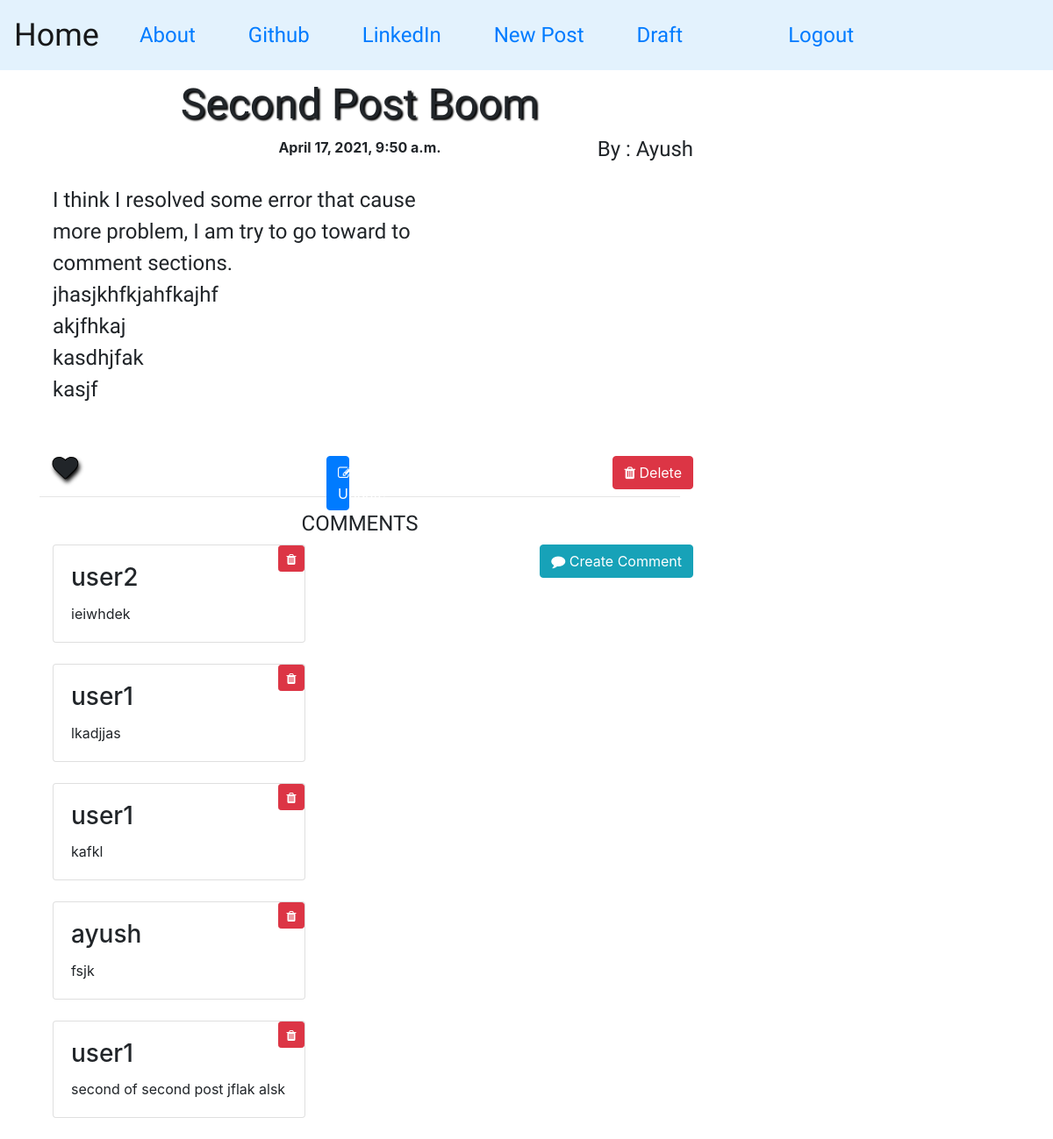
/detail/6/ (signed in), run on the app's committed database.
### blog/models.py (models this page shows, shortened)
class Post(models.Model):
    author = models.ForeignKey('auth.User', on_delete=models.CASCADE)
    title = models.TextField(max_length=128)
    text = models.TextField()
    create_date = models.DateTimeField(default=timezone.now)
    publish_date = models.DateTimeField(blank=True, null=True)
    likes = models.ManyToManyField('auth.User', related_name="post_likes")

class Comment(models.Model):
    post = models.ForeignKey(Post, related_name='comment_fk', on_delete=models.CASCADE)
    text = models.TextField()
    author = models.CharField(max_length=128)
    create_date = models.DateTimeField(default=timezone.now)
    class Meta:
        ordering = ["-create_date"]

### blog/views.py (the view)
# urls.py: path('detail/<pk>/', views.PostDetailView.as_view(), name='detail'),
class PostDetailView(LoginRequiredMixin,DetailView):  # post detail
    login_url = 'login'
    model = Post
    template_name = 'post/detail_post.html'
    context_object_name = 'post'

### blog/templates/blog/post/detail_post.html (shortened to what this page needs)
{% extends "base.html" %}
{% block content %}
  <div class="container" id="con1">
      <h1 class='posttitle loader'>{{post.title|title}}</h1>
      <h3 class='right_me myfont'>By : {{post.author|title}}</h3>
      {% if not post.publish_date %}
           <a href="{% url 'post_publish' test_pk=post.id %}"><input type="button" class="btn btn-warning" name="Publish" value="Publish"> </a>
      {% else %}
         <div class="date postdate">
            {{ post.publish_date }}
         </div>
      {% endif %}
      <pre class='para_text myfont'>{{post.text|safe|linebreaksbr}}</pre>
      <br><br>
      <i class="fa fa-heart like-btn" aria-hidden:'true' post-id={{post.id}}></i>
      {% if request.user.is_staff %}
          <a href="{% url 'update_post1' pk=post.id %}"><button class="btn btn-primary" style="position: absolute; right: 55%; left:45%;">
          <i class="fa fa-edit"></i> Update</button></a>
          <a href="{% url 'delete_post' pk=post.id %}"><button class="btn btn-danger btn_two"><i class="fa fa-trash"></i> Delete</button></a>
      {% endif %}
  </div>
  <h2  class="mysubtitle" >COMMENTS</h2>
  <a href="{% url 'comment_create' pk=post.id %}"> <button  class="btn btn-primary right_me btn-info"><i class="fa fa-comment"></i> Create Comment</button></a>
  <div class="container" id="con2">
    {% for comment in  post.comment_fk.all %}
        <div class="card" style="width: 18rem;">
          <div class="card-body">
             {% if comment.author|safe == request.user|safe or request.user.is_staff  %}
                   <button class="btn btn-danger at_right_top del-btn btn-sm" comment-id={{comment.id}}><i class="fa fa-trash"></i></button>
             {% endif %}
             <h3 class="card-title" >{{ comment.author }}</h3>
             <p class="card-text">{{comment.text}}</p>
          </div>
        </div>
      <br>
      {% empty %}
      <p>No comments!</p>
   {% endfor %}
  </div>
{% endblock %}

### blog/static/css/master.css (style rules this page uses)
.myfont { font-family: 'Days One', sans-serif; font-size: 1.5em; margin-bottom: 10px; }
.posttitle { font-family: 'Days One', sans-serif; font-size: 3em; text-align: center; text-shadow: 2px 2px 2px black; }
.mysubtitle { font-family: 'Days One', sans-serif; font-size: 1.5em; margin-bottom: 10px; text-align: center; }
.right_me { position: absolute; right: 0px; }
.at_right_top { width: 30px; height: 30px; position: absolute; right: 0; top: 0; transform: translate(0%,0%); }
.postdate { text-align: center; font-weight : bold }
.para_text { font-family: 'Days One', sans-serif; font-size: 1.5em; margin-bottom: 10px; margin-top:30px; }
.btn_two { position: absolute; right: 0px; }
.fa-heart { font-size:1.8em; text-shadow: 2px 4px 5px black; position: relative; -webkit-text-stroke-width: 1px; -webkit-text-stroke-color: black; }

### data on the page
Post: title "Second Post Boom", author "Ayush", publish_date "April 17, 2021, 9:50 a.m.", text "I think I resolved some error that cause more problem, I am try to go toward to comment sections. jhasjkhfkjahfkajhf akjfhkaj kasdhjfak kasjf"
Comment: author "user2", text "ieiwhdek"
Comment: author "user1", text "lkadjjas"
Comment: author "user1", text "kafkl"
Comment: author "ayush", text "fsjk"
Comment: author "user1", text "second of second post jflak alsk"
